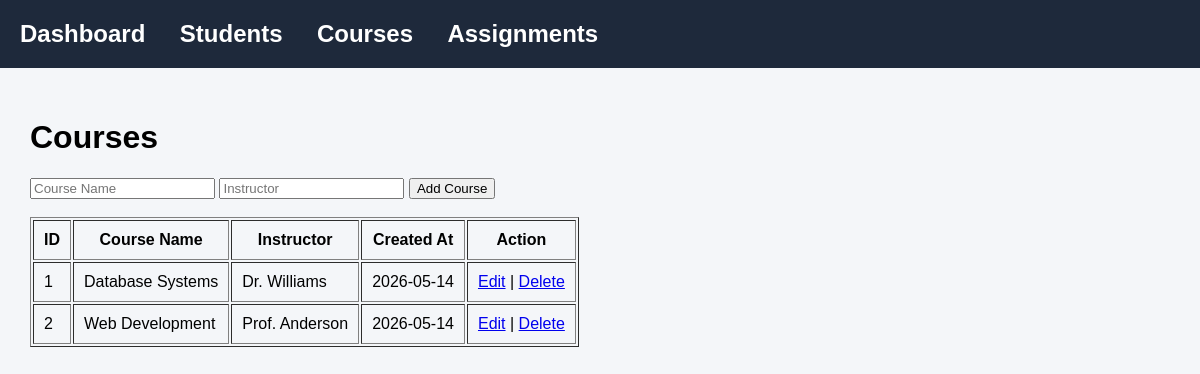
Screenshot of /courses with the database file from the repository.
### models.py (models this page shows)
class Course(db.Model):
    __tablename__ = "courses"
    course_id = db.Column(db.Integer, primary_key=True)
    course_name = db.Column(db.String(100), nullable=False)
    instructor = db.Column(db.String(100), nullable=False)
    created_at = db.Column(db.String(20), nullable=False)
    assignments = db.relationship(
        "Assignment",
        backref="course",
        cascade="all, delete-orphan"
    )

### app.py (the view, shortened to what this page needs)
@app.route("/courses", methods=["GET", "POST"])
def courses():
    message = ""
    courses_list = Course.query.all()
    return render_template(
        "courses.html",
        courses=courses_list,
        message=message
    )

### Templates/courses.html (shortened to what this page needs)
{% extends 'base.html' %}
{% block content %}
<h1>Courses</h1>
<form method="POST">
    <input type="text" name="course_name" placeholder="Course Name" required>
    <input type="text" name="instructor" placeholder="Instructor" required>
    <button type="submit">Add Course</button>
</form>
<br>
<table border="1" cellpadding="10">
    <tr>
        <th>ID</th>
        <th>Course Name</th>
        <th>Instructor</th>
        <th>Created At</th>
        <th>Action</th>
    </tr>
    {% for course in courses %}
    <tr>
        <td>{{ course.course_id }}</td>
        <td>{{ course.course_name }}</td>
        <td>{{ course.instructor }}</td>
        <td>{{ course.created_at }}</td>
        <td>
            <a href="/edit_course/{{ course.course_id }}">Edit</a>
            |
            <a href="/delete_course/{{ course.course_id }}">Delete</a>
        </td>
    </tr>
    {% endfor %}
</table>
{% endblock %}

### Templates/base.html (style rules this page uses)
body { margin:0; padding:0; font-family:Arial; background:#f4f6f9; }

### rows the page displays
Course: course_id "1", course_name "Database Systems", instructor "Dr. Williams", created_at "2026-05-14"
Course: course_id "2", course_name "Web Development", instructor "Prof. Anderson", created_at "2026-05-14"
